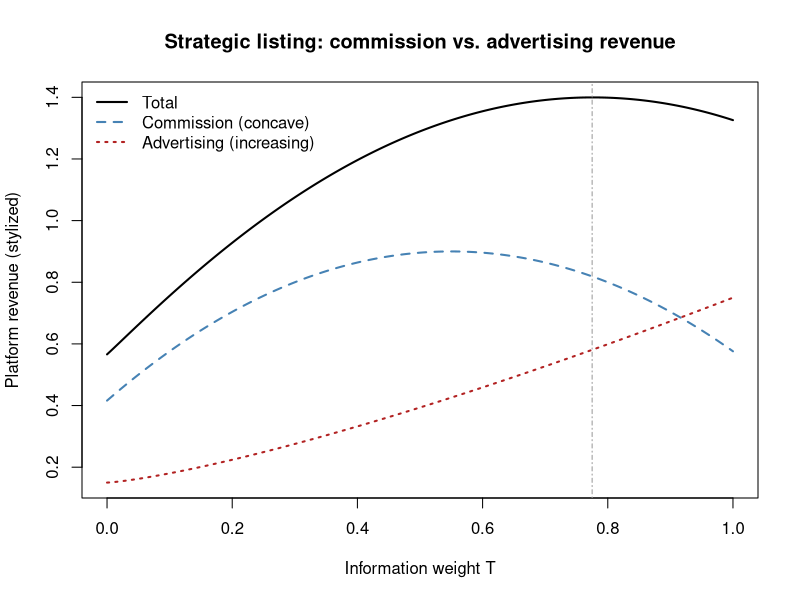
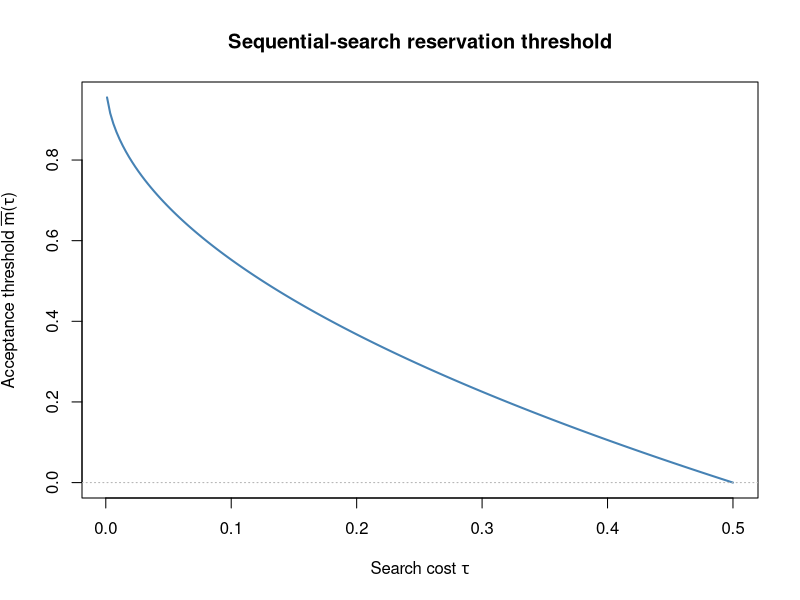

Reproduce these figures in R, in order.
## ---- chunk 1
#| label: fig-ams-listing-revenue
#| fig-cap: "Stylized revenue channels from the strategic-listing model of Long et al. (2022). Commission revenue is concave in the information weight T (an information effect), while advertising revenue rises in T (a competition effect). The total is maximized at an interior weight."
#| message: false
#| warning: false
T <- seq(0, 1, length.out = 201)
# Stylized functional forms matching the qualitative results: concave
# commission revenue, increasing convex-ish advertising revenue.
commission <- 0.9 - 1.6 * (T - 0.55)^2     # concave, interior peak
advertising <- 0.15 + 0.6 * T^1.3          # increasing in T
total <- commission + advertising

plot(T, total, type = "l", lwd = 2, ylim = range(c(commission, advertising, total)),
     xlab = "Information weight T", ylab = "Platform revenue (stylized)",
     main = "Strategic listing: commission vs. advertising revenue")
lines(T, commission, col = "steelblue", lwd = 2, lty = 2)
lines(T, advertising, col = "firebrick", lwd = 2, lty = 3)
abline(v = T[which.max(total)], col = "grey60", lty = 4)
legend("topleft", bty = "n",
       legend = c("Total", "Commission (concave)", "Advertising (increasing)"),
       col = c("black", "steelblue", "firebrick"), lwd = 2, lty = c(1, 2, 3))
## ---- chunk 2
#| label: fig-ams-reservation
#| fig-cap: "The sequential-search reservation threshold m-bar as a function of the search cost tau, for a uniform match-value distribution on [0,1]. Lower search cost raises the acceptance threshold (pickier consumers), reproducing Result 2 of Jiang et al. (2020)."
#| message: false
#| warning: false
set.seed(39)
# Reservation rule for U(0,1) match: integral_{m̄}^{1} (m - m̄) dF = tau
# For F uniform on [0,1]: (1 - m̄)^2 / 2 = tau  =>  m̄ = 1 - sqrt(2 tau).
reservation_threshold <- function(tau) pmax(0, 1 - sqrt(2 * tau))

tau_grid <- seq(0.001, 0.5, length.out = 200)
m_bar <- reservation_threshold(tau_grid)

plot(tau_grid, m_bar, type = "l", lwd = 2, col = "steelblue",
     xlab = expression(paste("Search cost ", tau)),
     ylab = expression(paste("Acceptance threshold ", bar(m), "(", tau, ")")),
     main = "Sequential-search reservation threshold")
abline(h = 0, col = "grey70", lty = 3)
